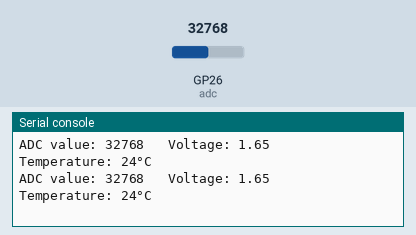
Simulated run of this program. Board: Raspberry Pi Pico running MicroPython. On the bench: the last lines printed to the serial console. Inputs (shaded band) come from the test bench; at power-on: GP26 (adc) = 32768 (analog values on the 0–65535 scale).

Above: at 1.2 s.
1.3 s: GP26 (adc) set to 45874
At 2.6 s:
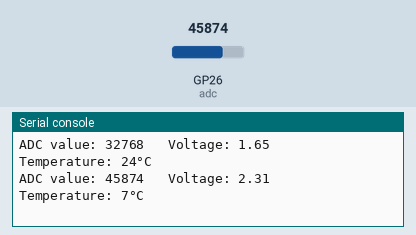
2.8 s: GP26 (adc) set to 57670
At 3.5 s:
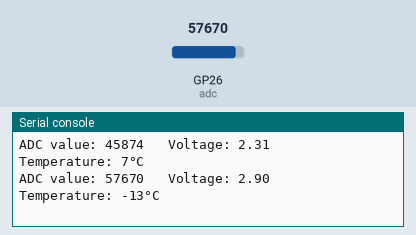
Timing chart, 0 to 5.8 s (numbered marks = the images above; inputs shaded):
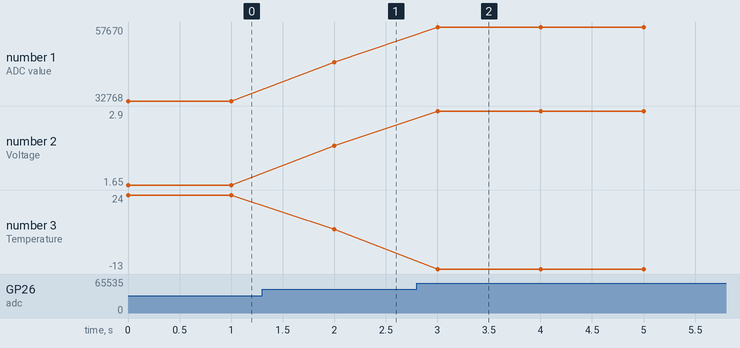

Measured:
- after the input at 1.3 s, the serial console: prints a new line after 0.70 s (image 1)
- after the input at 2.8 s, the serial console: prints a new line after 0.20 s (image 2)
- plotted number 1: 32768 → 45874 after the input at 1.3 s, 45874 → 57670 after the input at 2.8 s
- plotted number 2: 1.65 → 2.31 after the input at 1.3 s, 2.31 → 2.9 after the input at 2.8 s
- plotted number 3: 24 → 7 after the input at 1.3 s, 7 → -13 after the input at 2.8 s

The program:

main.py
```python
from machine import Pin, ADC
import time
import math

adc = ADC(26)

try:
    while True:
        adcValue = adc.read_u16()
        voltage = adcValue / 65535.0 * 3.3
        Rt = 10 * voltage / (3.3 - voltage)
        tempK = 1 / (1 / (273.15 + 25) + (math.log(Rt / 10)) / 3950)
        tempC = int(tempK - 273.15)
        print("ADC value:", adcValue, "  Voltage: %0.2f" % voltage,
              "  Temperature: " + str(tempC) + "°C")
        time.sleep(1)
except:
    pass
```
